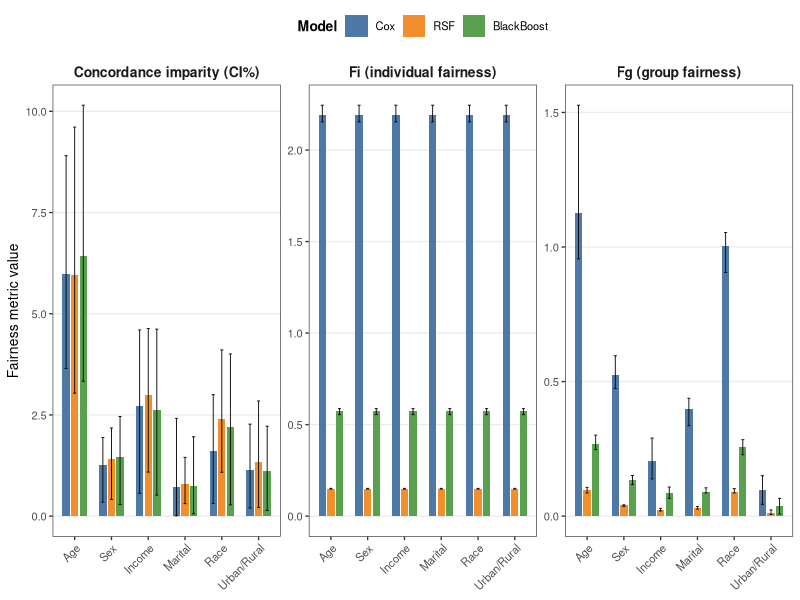
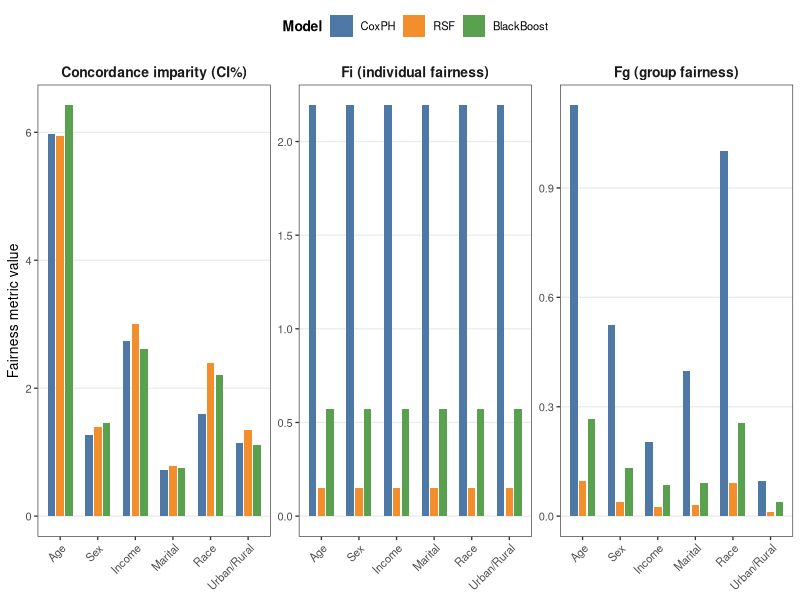
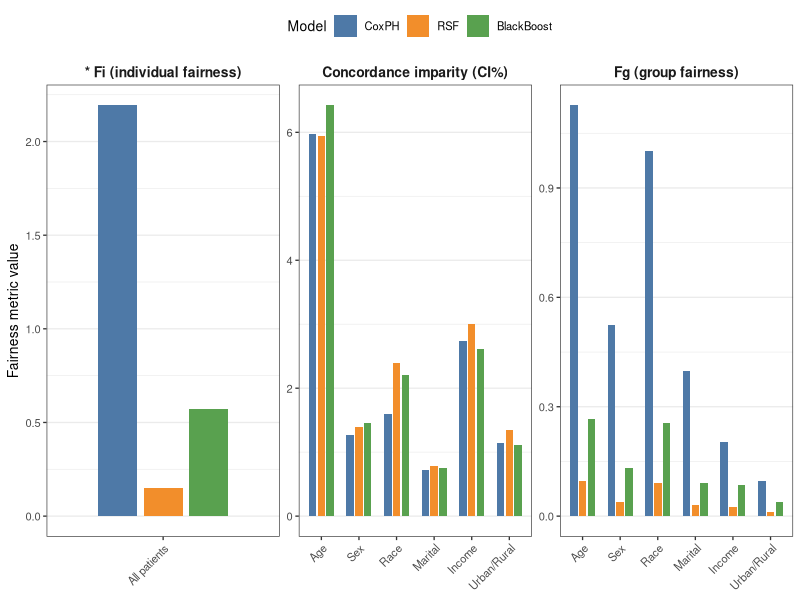
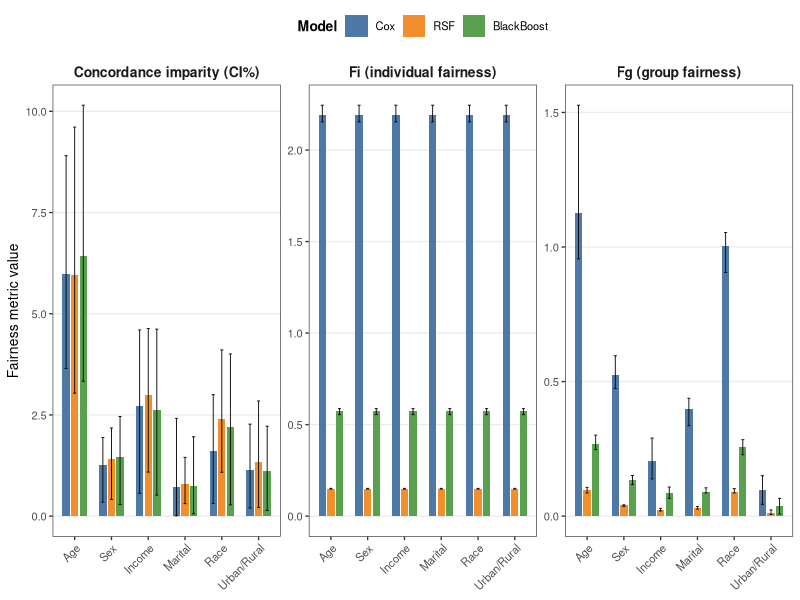
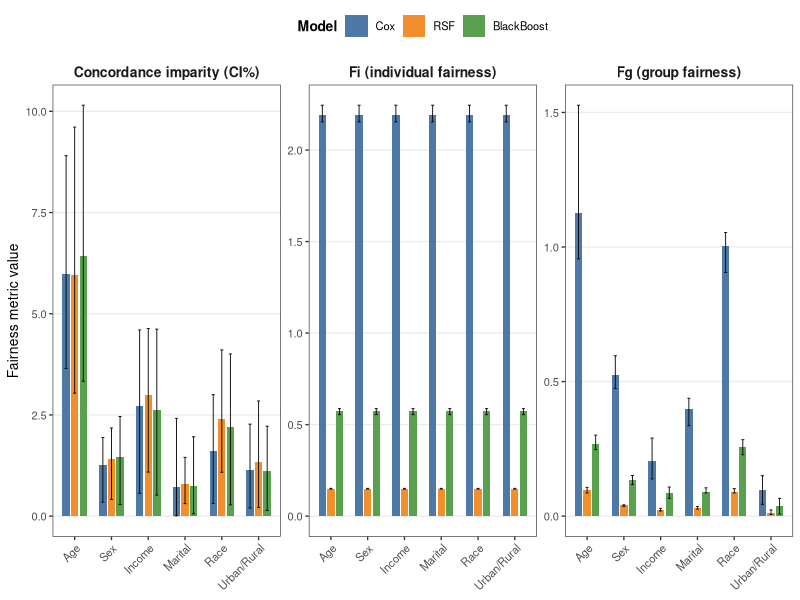
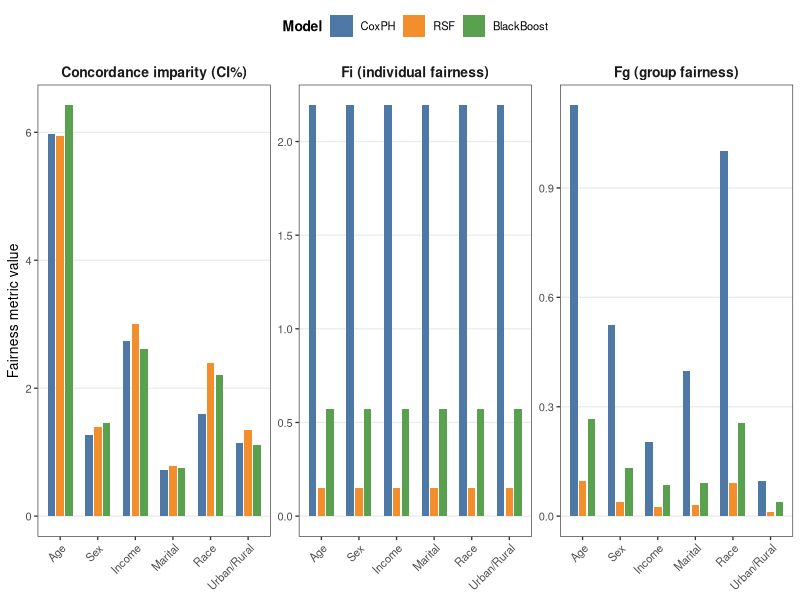
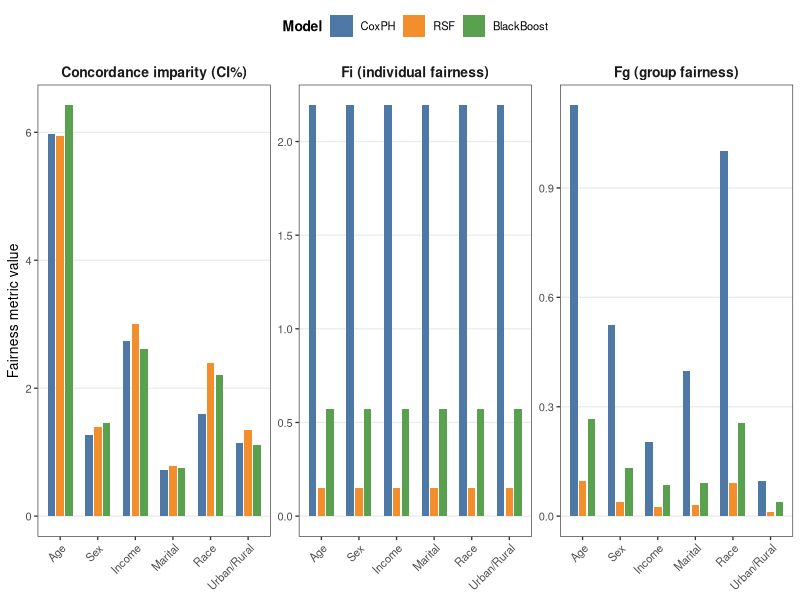
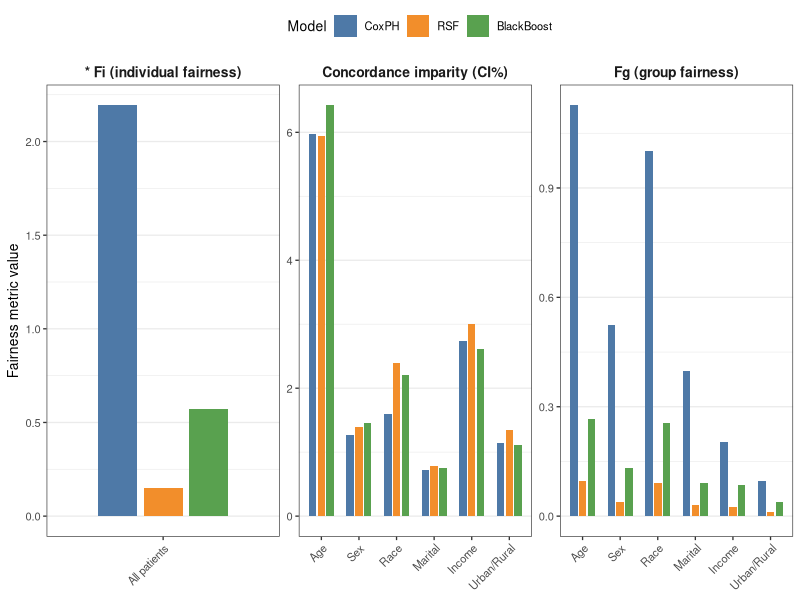

The R source for these figures, in order:
library(tidyverse)

fair_raw <- tribble(
  ~Subgroup,     ~Model,       ~CI,    ~CI_low, ~CI_high, ~Fi,    ~Fi_low, ~Fi_high, ~Fg,    ~Fg_low, ~Fg_high,
  "Age",         "Cox",        5.980,  3.649,   8.903,    2.194,  2.154,   2.245,    1.127,  0.956,   1.527,
  "Age",         "RSF",        5.946,  3.038,   9.612,    0.150,  0.148,   0.152,    0.096,  0.086,   0.107,
  "Age",         "BlackBoost", 6.424,  3.333,   10.151,   0.574,  0.554,   0.587,    0.267,  0.247,   0.301,
  
  "Sex",         "Cox",        1.265,  0.346,   1.944,    2.194,  2.154,   2.245,    0.525,  0.474,   0.596,
  "Sex",         "RSF",        1.399,  0.410,   2.177,    0.150,  0.148,   0.152,    0.040,  0.036,   0.042,
  "Sex",         "BlackBoost", 1.454,  0.284,   2.460,    0.574,  0.554,   0.587,    0.133,  0.117,   0.151,
  
  "Income",      "Cox",        2.731,  0.563,   4.600,    2.194,  2.154,   2.245,    0.204,  0.138,   0.290,
  "Income",      "RSF",        2.999,  1.088,   4.633,    0.150,  0.148,   0.152,    0.024,  0.019,   0.029,
  "Income",      "BlackBoost", 2.611,  0.520,   4.619,    0.574,  0.554,   0.587,    0.086,  0.066,   0.108,
  
  "Marital",     "Cox",        0.721,  0.006,   2.416,    2.194,  2.154,   2.245,    0.399,  0.336,   0.438,
  "Marital",     "RSF",        0.783,  0.306,   1.452,    0.150,  0.148,   0.152,    0.030,  0.026,   0.036,
  "Marital",     "BlackBoost", 0.747,  0.057,   1.959,    0.574,  0.554,   0.587,    0.091,  0.086,   0.105,
  
  "Race",        "Cox",        1.599,  0.314,   3.000,    2.194,  2.154,   2.245,    1.002,  0.905,   1.054,
  "Race",        "RSF",        2.388,  1.084,   4.105,    0.150,  0.148,   0.152,    0.091,  0.086,   0.102,
  "Race",        "BlackBoost", 2.212,  0.279,   4.007,    0.574,  0.554,   0.587,    0.256,  0.228,   0.284,
  
  "Urban/Rural", "Cox",        1.137,  0.199,   2.272,    2.194,  2.154,   2.245,    0.097,  0.044,   0.150,
  "Urban/Rural", "RSF",        1.343,  0.213,   2.845,    0.150,  0.148,   0.152,    0.012,  0.006,   0.023,
  "Urban/Rural", "BlackBoost", 1.108,  0.141,   2.221,    0.574,  0.554,   0.587,    0.038,  0.008,   0.066
)

# Uzun formata getir (CI, Fi, Fg ayrı metric olacak)
ci_df <- fair_raw %>%
  select(Subgroup, Model, est = CI, lower = CI_low, upper = CI_high) %>%
  mutate(Metric = "CI%")

fi_df <- fair_raw %>%
  select(Subgroup, Model, est = Fi, lower = Fi_low, upper = Fi_high) %>%
  mutate(Metric = "Fi")

fg_df <- fair_raw %>%
  select(Subgroup, Model, est = Fg, lower = Fg_low, upper = Fg_high) %>%
  mutate(Metric = "Fg")

fair_long <- bind_rows(ci_df, fi_df, fg_df)

# Faktör sıraları (görüntü için)
fair_long <- fair_long %>%
  mutate(
    Subgroup = factor(Subgroup,
                      levels = c("Age", "Sex", "Income", "Marital", "Race", "Urban/Rural")),
    Model = factor(Model, levels = c("Cox", "RSF", "BlackBoost")),
    Metric = factor(Metric, levels = c("CI%", "Fi", "Fg"))
  )
library(ggplot2)

pd <- position_dodge(width = 0.7)

p_fair <- ggplot(fair_long,
                 aes(x = Subgroup, y = est, fill = Model)) +
  geom_col(position = pd, width = 0.6) +
  geom_errorbar(aes(ymin = lower, ymax = upper),
                position = pd, width = 0.25, linewidth = 0.3) +
  facet_wrap(
    ~ Metric,
    nrow = 1,
    scales = "free_y",
    labeller = labeller(
      Metric = c(
        "CI%" = "Concordance imparity (CI%)",
        "Fi"  = "Fi (individual fairness)",
        "Fg"  = "Fg (group fairness)"
      )
    )
  ) +
  scale_fill_manual(
    values = c(
      "Cox"        = "#4E79A7",  
      "RSF"        = "#F28E2B", 
      "BlackBoost" = "#59A14F"
    ),
    name = "Model"
  ) +
  labs(
    x = NULL,
    y = "Fairness metric value"
  ) +
  theme_bw(base_size = 10) +
  theme(
    panel.grid.major.x = element_blank(),
    panel.grid.minor   = element_blank(),
    strip.background   = element_blank(),
    strip.text         = element_text(face = "bold", size = 10),
    legend.position    = "top",
    legend.title       = element_text(face = "bold"),
    axis.text.x        = element_text(angle = 45, hjust = 1),
    axis.title.y       = element_text(size = 10)
  )

p_fair




# PNG (raster)
ggsave("Figure_fairness_barpanels.png",
       p_fair,
       width = 8, height = 3, dpi = 300)

# PDF (vector)
ggsave("Figure_fairness_barpanels.pdf",
       p_fair,
       width = 8, height = 3,
       device = "pdf")   



#### bar charts without errors ###
library(tidyverse)
library(ggplot2)

# ============================================================
# 1) Raw data (convert to tidy)
# ============================================================

fair_raw <- tribble(
  ~Subgroup,     ~Model,       ~CI,    ~CI_low, ~CI_high, ~Fi,    ~Fi_low, ~Fi_high, ~Fg,    ~Fg_low, ~Fg_high,
  "Age",         "CoxPH",        5.980,  3.649,   8.903,    2.194,  2.154,   2.245,    1.127,  0.956,   1.527,
  "Age",         "RSF",        5.946,  3.038,   9.612,    0.150,  0.148,   0.152,    0.096,  0.086,   0.107,
  "Age",         "BlackBoost", 6.424,  3.333,   10.151,   0.574,  0.554,   0.587,    0.267,  0.247,   0.301,
  
  "Sex",         "CoxPH",        1.265,  0.346,   1.944,    2.194,  2.154,   2.245,    0.525,  0.474,   0.596,
  "Sex",         "RSF",        1.399,  0.410,   2.177,    0.150,  0.148,   0.152,    0.040,  0.036,   0.042,
  "Sex",         "BlackBoost", 1.454,  0.284,   2.460,    0.574,  0.554,   0.587,    0.133,  0.117,   0.151,
  
  "Income",      "CoxPH",        2.731,  0.563,   4.600,    2.194,  2.154,   2.245,    0.204,  0.138,   0.290,
  "Income",      "RSF",        2.999,  1.088,   4.633,    0.150,  0.148,   0.152,    0.024,  0.019,   0.029,
  "Income",      "BlackBoost", 2.611,  0.520,   4.619,    0.574,  0.554,   0.587,    0.086,  0.066,   0.108,
  
  "Marital",     "CoxPH",        0.721,  0.006,   2.416,    2.194,  2.154,   2.245,    0.399,  0.336,   0.438,
  "Marital",     "RSF",        0.783,  0.306,   1.452,    0.150,  0.148,   0.152,    0.030,  0.026,   0.036,
  "Marital",     "BlackBoost", 0.747,  0.057,   1.959,    0.574,  0.554,   0.587,    0.091,  0.086,   0.105,
  
  "Race",        "CoxPH",        1.599,  0.314,   3.000,    2.194,  2.154,   2.245,    1.002,  0.905,   1.054,
  "Race",        "RSF",        2.388,  1.084,   4.105,    0.150,  0.148,   0.152,    0.091,  0.086,   0.102,
  "Race",        "BlackBoost", 2.212,  0.279,   4.007,    0.574,  0.554,   0.587,    0.256,  0.228,   0.284,
  
  "Urban/Rural", "CoxPH",        1.137,  0.199,   2.272,    2.194,  2.154,   2.245,    0.097,  0.044,   0.150,
  "Urban/Rural", "RSF",        1.343,  0.213,   2.845,    0.150,  0.148,   0.152,    0.012,  0.006,   0.023,
  "Urban/Rural", "BlackBoost", 1.108,  0.141,   2.221,    0.574,  0.554,   0.587,    0.038,  0.008,   0.066
)

# ---- reshape into long tidy form ----
ci_df <- fair_raw %>% 
  select(Subgroup, Model, est = CI, Metric = CI)

fi_df <- fair_raw %>% 
  select(Subgroup, Model, est = Fi) %>%
  mutate(Metric = "Fi")

fg_df <- fair_raw %>% 
  select(Subgroup, Model, est = Fg) %>%
  mutate(Metric = "Fg")

fair_long <- fair_raw %>%
  select(Subgroup, Model, CI, Fi, Fg) %>%
  pivot_longer(cols = c(CI, Fi, Fg), 
               names_to = "Metric", 
               values_to = "est")

# Factor ordering
fair_long <- fair_long %>%
  mutate(
    Subgroup = factor(Subgroup,
                      levels = c("Age", "Sex", "Income", "Marital", "Race", "Urban/Rural")),
    Model = factor(Model, 
                   levels = c("CoxPH", "RSF", "BlackBoost")),
    Metric = factor(Metric,
                    levels = c("CI", "Fi", "Fg"))
  )

# ============================================================
# 2) Nature-style COLORS
# ============================================================

nature_colors <- c(
  "CoxPH"        = "#4E79A7",  # muted blue
  "RSF"        = "#F28E2B",  # muted orange
  "BlackBoost" = "#59A14F"   # muted green
)

# ============================================================
# 3) Plot (NO error bars)
# ============================================================

pd <- position_dodge(width = 0.7)

p_fair <- ggplot(fair_long, aes(x = Subgroup, y = est, fill = Model)) +
  geom_col(position = pd, width = 0.6) +
  facet_wrap(
    ~ Metric,
    nrow = 1,
    scales = "free_y",
    labeller = labeller(
      Metric = c(
        "CI" = "Concordance imparity (CI%)",
        "Fi" = "Fi (individual fairness)",
        "Fg" = "Fg (group fairness)"
      )
    )
  ) +
  scale_fill_manual(values = nature_colors, name = "Model") +
  labs(x = NULL, y = "Fairness metric value") +
  theme_bw(base_size = 10) +
  theme(
    panel.grid.major.x = element_blank(),
    panel.grid.minor   = element_blank(),
    strip.background   = element_blank(),
    strip.text         = element_text(face = "bold", size = 10),
    legend.position    = "top",
    legend.title       = element_text(face = "bold"),
    axis.text.x        = element_text(angle = 45, hjust = 1)
  )

p_fair

# ============================================================
# 4) Save (PNG + Vector PDF)
# ============================================================

# PNG
ggsave("Figure_fairness_barpanels2.png",
       p_fair, width = 8, height = 3, dpi = 300)

# Vector PDF
ggsave("Figure_fairness_barpanels2.pdf",
       p_fair, width = 8, height = 3, device = "pdf")




##### Final code #####
##### Final Fairness Barplot Code #####
library(tidyverse)
library(ggplot2)

# ============================================================
# 1) Raw data
# ============================================================

fair_raw <- tribble(
  ~Subgroup,     ~Model,       ~CI,    ~CI_low, ~CI_high, ~Fi,    ~Fi_low, ~Fi_high, ~Fg,    ~Fg_low, ~Fg_high,
  
  "Age",         "CoxPH",        5.980,  3.649,   8.903,    2.194,  2.154,   2.245,    1.127,  0.956,   1.527,
  "Age",         "RSF",          5.946,  3.038,   9.612,    0.150,  0.148,   0.152,    0.096,  0.086,   0.107,
  "Age",         "BlackBoost",   6.424,  3.333,   10.151,   0.574,  0.554,   0.587,    0.267,  0.247,   0.301,
  
  "Sex",         "CoxPH",        1.265,  0.346,   1.944,    2.194,  2.154,   2.245,    0.525,  0.474,   0.596,
  "Sex",         "RSF",          1.399,  0.410,   2.177,    0.150,  0.148,   0.152,    0.040,  0.036,   0.042,
  "Sex",         "BlackBoost",   1.454,  0.284,   2.460,    0.574,  0.554,   0.587,    0.133,  0.117,   0.151,
  
  "Race",        "CoxPH",        1.599,  0.314,   3.000,    2.194,  2.154,   2.245,    1.002,  0.905,   1.054,
  "Race",        "RSF",          2.388,  1.084,   4.105,    0.150,  0.148,   0.152,    0.091,  0.086,   0.102,
  "Race",        "BlackBoost",   2.212,  0.279,   4.007,    0.574,  0.554,   0.587,    0.256,  0.228,   0.284,
  
  "Marital",     "CoxPH",        0.721,  0.006,   2.416,    2.194,  2.154,   2.245,    0.399,  0.336,   0.438,
  "Marital",     "RSF",          0.783,  0.306,   1.452,    0.150,  0.148,   0.152,    0.030,  0.026,   0.036,
  "Marital",     "BlackBoost",   0.747,  0.057,   1.959,    0.574,  0.554,   0.587,    0.091,  0.086,   0.105,
  
  "Income",      "CoxPH",        2.731,  0.563,   4.600,    2.194,  2.154,   2.245,    0.204,  0.138,   0.290,
  "Income",      "RSF",          2.999,  1.088,   4.633,    0.150,  0.148,   0.152,    0.024,  0.019,   0.029,
  "Income",      "BlackBoost",   2.611,  0.520,   4.619,    0.574,  0.554,   0.587,    0.086,  0.066,   0.108,
  
  "Urban/Rural", "CoxPH",        1.137,  0.199,   2.272,    2.194,  2.154,   2.245,    0.097,  0.044,   0.150,
  "Urban/Rural", "RSF",          1.343,  0.213,   2.845,    0.150,  0.148,   0.152,    0.012,  0.006,   0.023,
  "Urban/Rural", "BlackBoost",   1.108,  0.141,   2.221,    0.574,  0.554,   0.587,    0.038,  0.008,   0.066
)

# ============================================================
# 2) Build final long data
# ============================================================

# Subgroup metrics (CI, Fg)
ci_df <- fair_raw %>% transmute(Subgroup, Model, Metric = "CI", est = CI)
fg_df <- fair_raw %>% transmute(Subgroup, Model, Metric = "Fg", est = Fg)

# Fi: only one value per model
fi_df <- fair_raw %>%
  group_by(Model) %>%
  summarise(est = first(Fi), .groups = "drop") %>%
  mutate(Subgroup = "All patients",
         Metric   = "Fi") %>%
  select(Subgroup, Model, Metric, est)

# Combine all
fair_long <- bind_rows(fi_df, ci_df, fg_df)

# Correct ordering
fair_long <- fair_long %>%
  mutate(
    Subgroup = factor(Subgroup,
                      levels = c("All patients", "Age", "Sex", "Race", "Marital", "Income", "Urban/Rural")),
    Metric = factor(Metric, levels = c("Fi", "CI", "Fg")),
    Model = factor(Model, levels = c("CoxPH", "RSF", "BlackBoost"))
  )

# ============================================================
# 3) Plot
# ============================================================

nature_colors <- c("CoxPH"="#4E79A7","RSF"="#F28E2B","BlackBoost"="#59A14F")

p_fair <- ggplot(fair_long, aes(x = Subgroup, y = est, fill = Model)) +
  geom_col(position = position_dodge(width = 0.7), width = 0.6) +
  facet_wrap(~ Metric, nrow = 1, scales = "free",
             labeller = labeller(
               Metric = c(
                 "Fi" = "* Fi (individual fairness)",
                 "CI" = "Concordance imparity (CI%)",
                 "Fg" = "Fg (group fairness)"
               )
             )
  ) +
  scale_fill_manual(values = nature_colors, name = "Model") +
  labs(x = NULL, y = "Fairness metric value") +
  theme_bw(base_size = 10) +
  theme(
    strip.background = element_blank(),
    strip.text = element_text(face = "bold", size = 10),
    panel.grid.major.x = element_blank(),
    legend.position = "top",
    axis.text.x = element_text(angle = 45, hjust = 1)
  )

p_fair

# ============================================================
# 4) Save
# ============================================================

ggsave("Figure_fairness_bars_final3.png", p_fair,
       width = 8, height = 3, dpi = 300)

ggsave("Figure_fairness_bars_final3.pdf", p_fair,
       width = 8, height = 3, device = "pdf")
